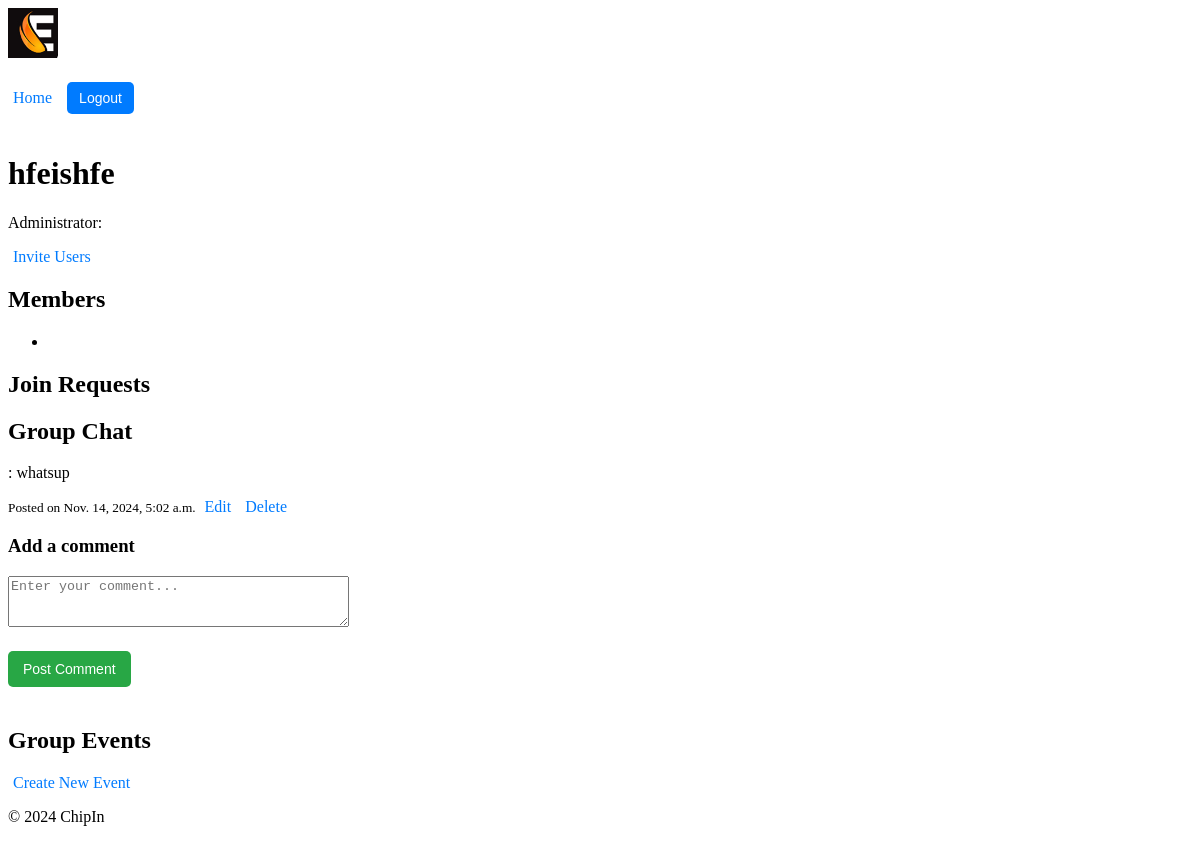
The page /chipin/group/3/ (signed in) on the database as committed earlier.
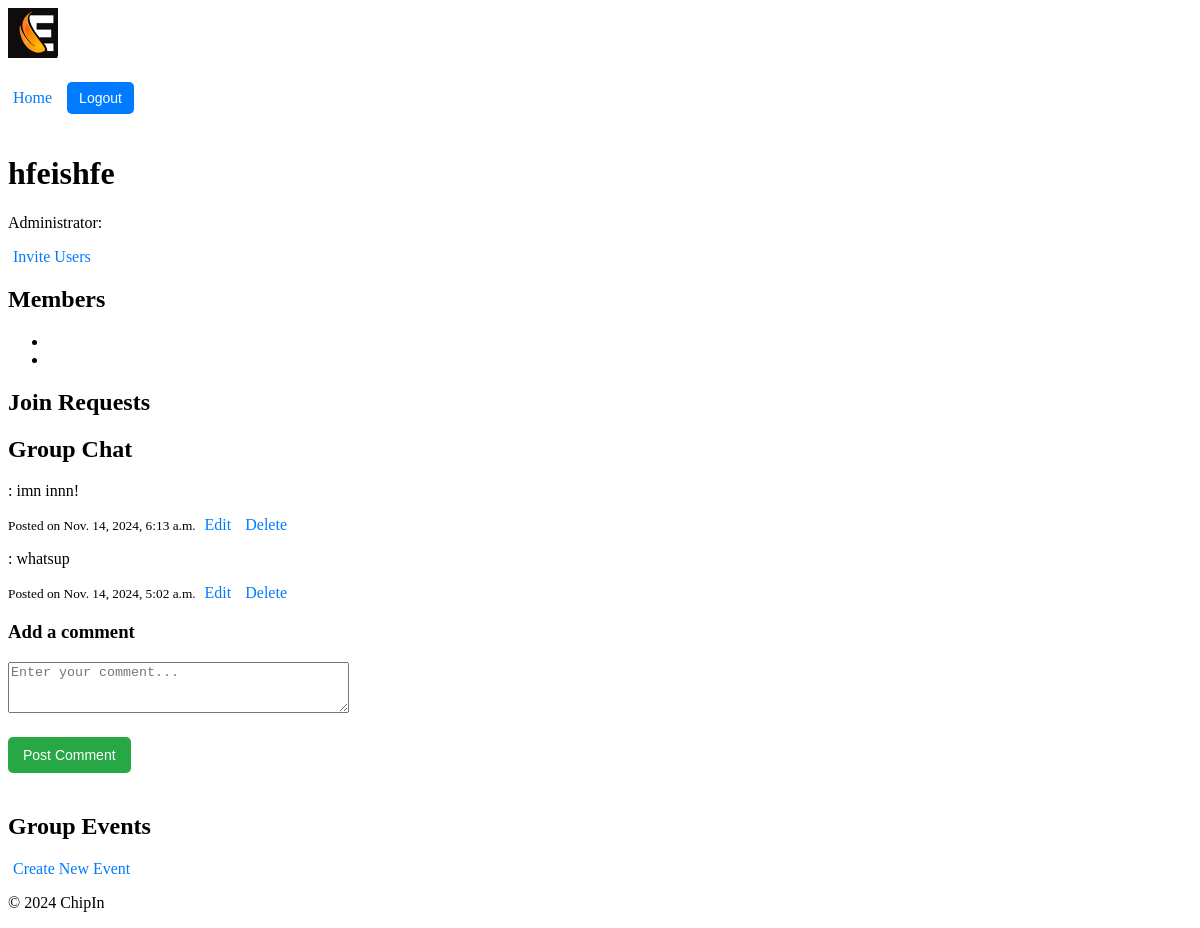
The same page on the database as committed later.
### chipin/models.py (models this page shows, shortened)
class Comment(models.Model):
    user = models.ForeignKey(User, on_delete=models.CASCADE)  # User who posted the comment
    group = models.ForeignKey(Group, related_name='comments', on_delete=models.CASCADE)  # Group associated with the comment
    content = models.TextField()  # The comment content
    created_at = models.DateTimeField(auto_now_add=True)  # Timestamp when the comment was posted
    updated_at = models.DateTimeField(auto_now=True)  # Timestamp for the latest update

### chipin/views.py (the view, shortened to what this page needs)
# urls.py: path('group/<int:group_id>/', views.group_detail, name='group_detail'),
@login_required
def group_detail(request, group_id, edit_comment_id=None):
    group = get_object_or_404(Group, id=group_id)
    comments = group.comments.all().order_by('-created_at')  # Fetch all comments for the group
    events = group.events.all()  # Fetch all events associated with the group
    if edit_comment_id: # Fetch the comment to edit, if edit_comment_id is provided
        comment_to_edit = get_object_or_404(Comment, id=edit_comment_id)
        if comment_to_edit.user != request.user:
            return redirect('chipin:group_detail', group_id=group.id)
    else:
        comment_to_edit = None
    if request.method == 'POST':
        if comment_to_edit: # Editing an existing comment
            form = CommentForm(request.POST, instance=comment_to_edit)
        else: # Adding a new comment
            form = CommentForm(request.POST)
        if form.is_valid():
            comment = form.save(commit=False)
            comment.user = request.user
            comment.group = group
            comment.save()
            return redirect('chipin:group_detail', group_id=group.id)
    else:
        form = CommentForm(instance=comment_to_edit) if comment_to_edit else CommentForm()
    event_share_info = {}
    return render(request, 'chipin/group_detail.html', {
        'group': group,
        'comments': comments,
        'form': form,
        'comment_to_edit': comment_to_edit,
        'events': events,
        'event_share_info': event_share_info,
    })

### chipin/forms.py (shortened to what this page needs)
class CommentForm(forms.ModelForm):
    class Meta:
        model = Comment
        fields = ['content']
        widgets = {
            'content': forms.Textarea(attrs={'rows': 3, 'placeholder': 'Enter your comment...'})
        }

### chipin/context_processors.py (called while the page is built)
def user_profile(request):
    if request.user.is_authenticated:
        try:
            return {'nickname': request.user.profile.nickname}
        except Profile.DoesNotExist:
            return {'nickname': request.user.username}  # Fallback to username if no profile exists
    return {}

### chipin/templates/chipin/group_detail.html (shortened to what this page needs)
{% extends 'chipin/base.html' %}
{% block content %}
    <h1>{{ group.name }}</h1>
    <p>Administrator: {{ group.admin.profile.nickname }}</p>
    {% if request.user == group.admin %}
        <a href="{% url 'chipin:invite_users' group.id %}">Invite Users</a>
    {% endif %}
    <h2>Members</h2>
    <ul>
        {% for member in group.members.all %}
        <li>{{ member.profile.nickname }}</li>
        {% endfor %}
    </ul>
    {% if request.user in group.members.all %}
        <h2>Join Requests</h2>
    {% endif %}
    <h2>Group Chat</h2>
    <div class="comments-section">
        {% for comment in comments %}
            <div class="comment">
                <p><strong>{{ comment.user.profile.nickname }}</strong>: {{ comment.content }}</p>
                <small>Posted on {{ comment.created_at }}</small>
                {% if comment.user == request.user or request.user == group.admin %}
                    <a href="{% url 'chipin:edit_comment' group.id comment.id %}">Edit</a>
                    <a href="{% url 'chipin:delete_comment' comment.id %}" onclick="return confirm('Are you sure?')">Delete</a>
                {% endif %}
            </div>
        {% empty %}
            <p>No comments yet. Be the first to comment!</p>
        {% endfor %}
    </div>
    <h3>{% if comment_to_edit %}Edit Comment{% else %}Add a comment{% endif %}</h3>
    <form method="POST">
        <div class="form-group">
            {{ form.content }}
        </div>
        <button type="submit">{% if comment_to_edit %}Save Comment{% else %}Post Comment{% endif %}</button>
    </form>
    <h2>Group Events</h2>
    {% if request.user == group.admin %}
        <a href="{% url 'chipin:create_event' group.id %}" class="btn btn-primary">Create New Event</a>
    {% endif %}
{% endblock %}

Rows that differ between the two databases and show on the page:
added Comment: content "imn innn!", created_at "Nov. 14, 2024, 6:13 a.m.", shows "Edit"
